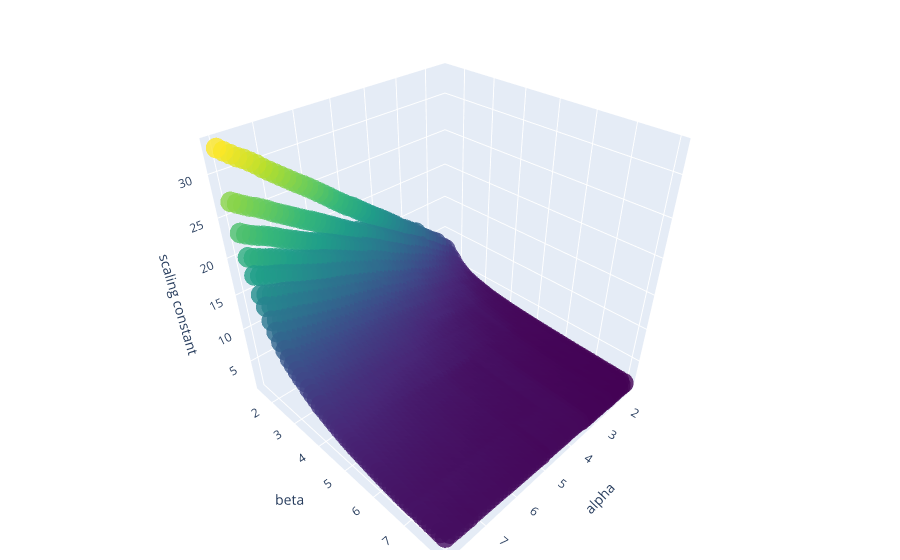

Notebook code for this chart:
### Code cell
graph_objects(parameter_pairs, parameter_cs) #Nope too extreme, similar to e^{-x} or 1/c

### Figure 1 — Plotly figure (JSON) as saved in the notebook; plotly's stock layout.template omitted (floating-point values rounded to 4 significant figures; data arrays with more than 128 entries replaced by an {"elided": "..."} marker saying what was removed)
{"data": [{"marker": {"color": {"elided": "2500 float values"}, "colorscale": [[0, "#440154"], [0.1111, "#482878"], [0.2222, "#3e4989"], [0.3333, "#31688e"], [0.4444, "#26828e"], [0.5556, "#1f9e89"], [0.6667, "#35b779"], [0.7778, "#6ece58"], [0.8889, "#b5de2b"], [1, "#fde725"]], "opacity": 0.8, "size": 12}, "mode": "markers", "type": "scatter3d", "x": {"elided": "2500 float values"}, "y": {"elided": "2500 float values"}, "z": {"elided": "2500 float values"}}], "layout": {"margin": {"b": 10, "l": 10, "r": 20, "t": 10}, "scene": {"xaxis": {"title": {"text": "alpha"}}, "yaxis": {"title": {"text": "beta"}}, "zaxis": {"title": {"text": "scaling constant"}}}}}
